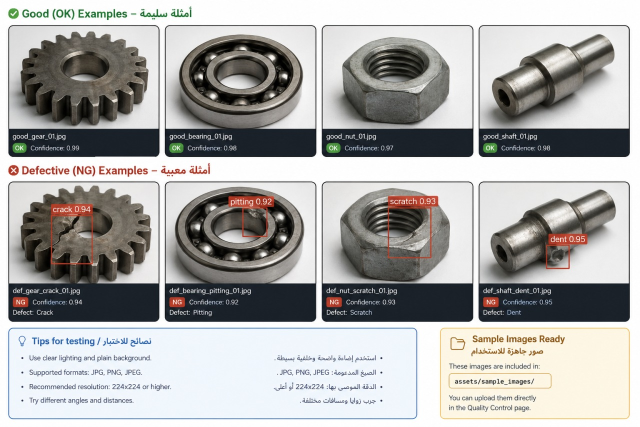
#> input picture backend/storage/inspections/56b94bdceab84de7ba215be3d9422464-original.jpg, 1280 x 853 px (shown at 1/2 size)
$ python -i vision_features.py   (imports and definitions only)   (older library calls are emulated)
#> lines starting #> are read from the running program, lines starting #| are printed output that depends on the picture
#> further down, picture is the input picture: shape (853, 1280, 3); mean B, G, R 169.2, 170.5, 170.9
from __future__ import annotations
import cv2
import numpy as np

IMAGE_SIZE = 128


def quality_feature_vector(image: np.ndarray) -> np.ndarray:
    """Extract deterministic HOG, intensity, edge, and color features.

    The same feature contract is used by the KSDD real-data trainer and the
    runtime quality service, preventing the rather common "trained one thing,
    deployed another" form of industrial optimism.
    """
    image = cv2.resize(image, (IMAGE_SIZE, IMAGE_SIZE), interpolation=cv2.INTER_AREA)
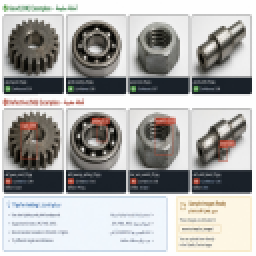
#> image: shape (128, 128, 3) (shown 2 times larger); mean of channels 0, 1, 2 169.2, 170.5, 170.9; drawn as B, G, R
    gray = cv2.cvtColor(image, cv2.COLOR_BGR2GRAY)
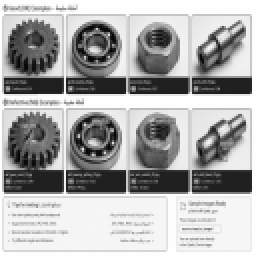
#> gray: shape (128, 128) (shown 2 times larger); min 2, max 255, mean 170.5
    gray = cv2.equalizeHist(gray)
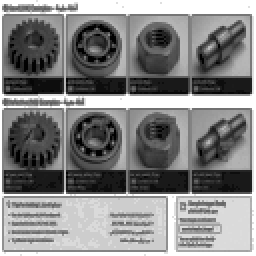
#> gray: shape (128, 128) (shown 2 times larger); min 0, max 255, mean 131.3
    hog = cv2.HOGDescriptor(
        (IMAGE_SIZE, IMAGE_SIZE), (16, 16), (8, 8), (8, 8), 9,
        1, -1, 0, 0.2, False, 64, True,
    ).compute(gray).reshape(-1)
#> hog = 8100 values, max 0.405 at index 8046, min 0 at index 530, mean 0.128
    edges = cv2.Canny(gray, 45, 135)
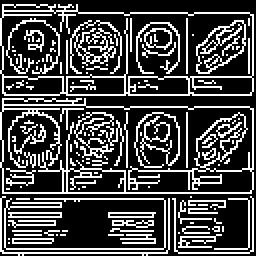
#> edges: shape (128, 128) (shown 2 times larger); 27.3% white in thin lines or dots
    lap = cv2.Laplacian(gray, cv2.CV_32F)
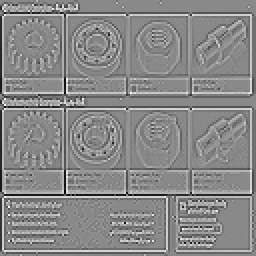
#> lap: shape (128, 128) float32 (shown 2 times larger); min -359, max 308, mean -1.1; drawn with min black and max white
    hsv = cv2.cvtColor(image, cv2.COLOR_BGR2HSV)
#> hsv: shape (128, 128, 3); mean H, S, V 43.5, 26.2, 175.5
    hist_parts = []
    for channel, bins, limit in [(0, 18, 180), (1, 16, 256), (2, 16, 256)]:
        hist = cv2.calcHist([hsv], [channel], None, [bins], [0, limit]).reshape(-1)
        hist /= max(float(hist.sum()), 1.0)
        hist_parts.append(hist)
#> after the loop, hist_parts = 3 items
    stats = np.array([
        gray.mean() / 255.0,
        gray.std() / 255.0,
        float((edges > 0).mean()),
        float(np.abs(lap).mean()) / 255.0,
        float(np.percentile(gray, 10)) / 255.0,
        float(np.percentile(gray, 90)) / 255.0,
    ], dtype=np.float32)
#> stats = [0.515, 0.303, 0.273, 0.212, 0.106, 1]
    return np.concatenate([hog.astype(np.float32), *[h.astype(np.float32) for h in hist_parts], stats])

>>> import cv2
>>> picture = cv2.imread('../../storage/inspections/56b94bdceab84de7ba215be3d9422464-original.jpg')
>>> result = quality_feature_vector(picture)
#> result = 8156 values, max 1 at index 8155, min 0 at index 530, mean 0.128
